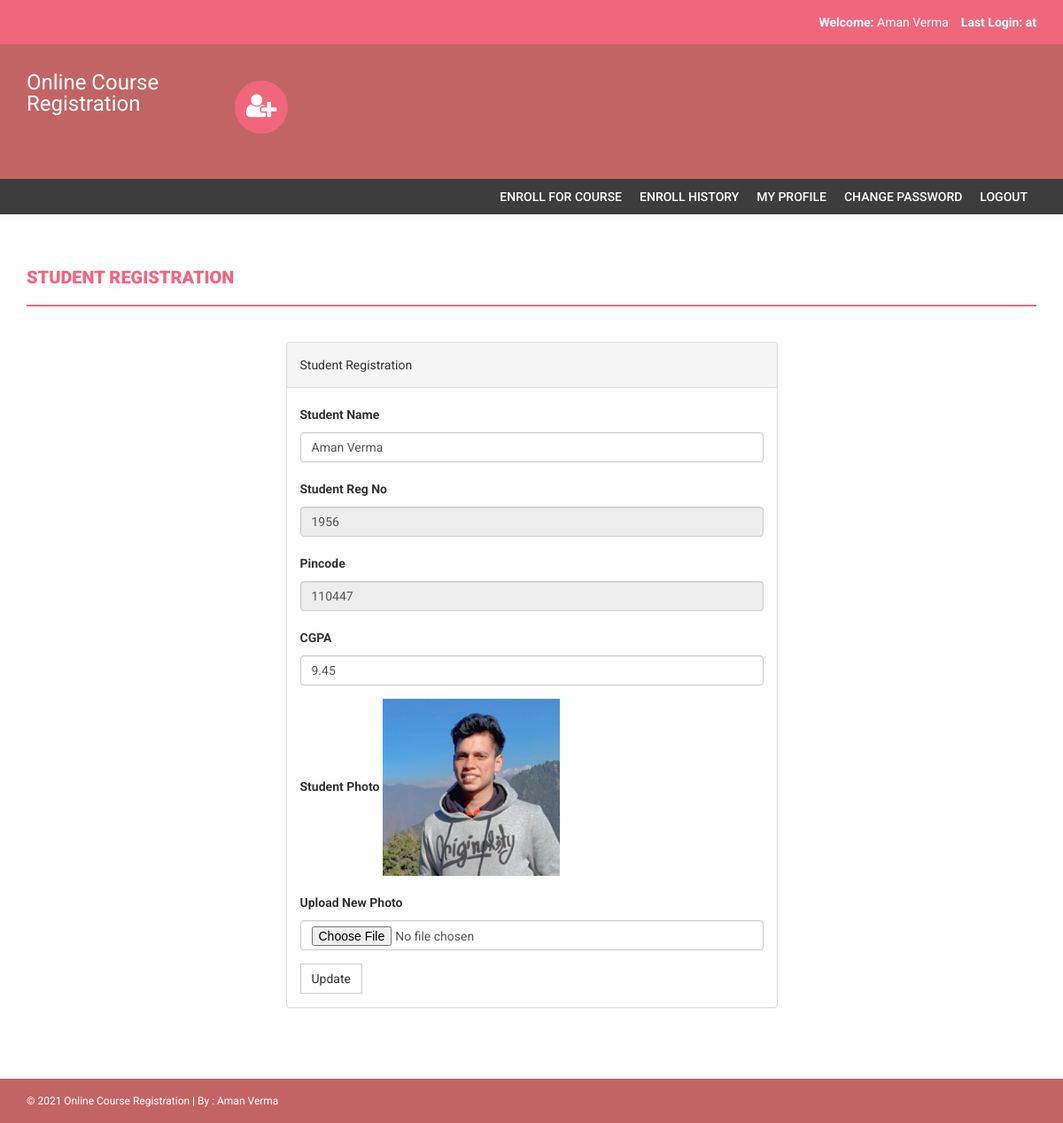
Screenshot of /my-profile.php (signed in) with the database file from the repository.
### tables this page shows
CREATE TABLE `students` (
  `StudentRegno` varchar(255) NOT NULL,
  `studentPhoto` varchar(255) DEFAULT NULL,
  `password` varchar(255) DEFAULT NULL,
  `studentName` varchar(255) DEFAULT NULL,
  `pincode` varchar(255) DEFAULT NULL,
  `session` varchar(255) DEFAULT NULL,
  `department` varchar(255) DEFAULT NULL,
  `semester` varchar(255) DEFAULT NULL,
  `cgpa` decimal(10,2) DEFAULT NULL,
  `creationdate` timestamp NULL DEFAULT current_timestamp(),
  `updationDate` varchar(255) DEFAULT NULL
);

### my-profile.php (the view, shortened to what this page needs)
<?php
if(strlen($_SESSION['login'])==0)
    {
header('location:index.php');
}
else{
?>
<!DOCTYPE html>
<html xmlns="http://www.w3.org/1999/xhtml">
<head>
    <link href="assets/css/bootstrap.css" rel="stylesheet" />
    <link href="assets/css/font-awesome.css" rel="stylesheet" />
    <link href="assets/css/style.css" rel="stylesheet" />
</head>
<body>
<?php include('includes/header.php');?>
<?php if($_SESSION['login']!="")
{
 include('includes/menubar.php');
}
 ?>
    <div class="content-wrapper">
        <div class="container">
              <div class="row">
                    <div class="col-md-12">
                        <h1 class="page-head-line">Student Registration  </h1>
                    </div>
                </div>
                <div class="row" >
                  <div class="col-md-3"></div>
                    <div class="col-md-6">
                        <div class="panel panel-default">
                        <div class="panel-heading">
                          Student Registration
                        </div>
<?php $sql=mysqli_query($con,"select * from students where StudentRegno='".$_SESSION['login']."'");
while($row=mysqli_fetch_array($sql))
{ ?>
                        <div class="panel-body">
                       <form name="dept" method="post" enctype="multipart/form-data">
   <div class="form-group">
    <label for="studentname">Student Name  </label>
    <input type="text" class="form-control" id="studentname" name="studentname" value="<?php echo htmlentities($row['studentName']);?>"  />
  </div>
 <div class="form-group">
    <label for="studentregno">Student Reg No   </label>
    <input type="text" class="form-control" id="studentregno" name="studentregno" value="<?php echo htmlentities($row['StudentRegno']);?>"  placeholder="Student Reg no" readonly />
  </div>
<div class="form-group">
    <label for="Pincode">Pincode  </label>
    <input type="text" class="form-control" id="Pincode" name="Pincode" readonly value="<?php echo htmlentities($row['pincode']);?>" required />
  </div>
<div class="form-group">
    <label for="CGPA">CGPA  </label>
    <input type="text" class="form-control" id="cgpa" name="cgpa"  value="<?php echo htmlentities($row['cgpa']);?>" required />
  </div>
<div class="form-group">
    <label for="Pincode">Student Photo  </label>
   <?php if($row['studentPhoto']==""){ ?>
   <img src="studentphoto/noimage.png" width="200" height="200"><?php } else {?>
   <img src="studentphoto/<?php echo htmlentities($row['studentPhoto']);?>" width="200" height="200">
   <?php } ?>
  </div>
<div class="form-group">
    <label for="Pincode">Upload New Photo  </label>
    <input type="file" class="form-control" id="photo" name="photo"  value="<?php echo htmlentities($row['studentPhoto']);?>" />
  </div>
  <?php } ?>
 <button type="submit" name="submit" id="submit" class="btn btn-default">Update</button>
</form>
                            </div>
                            </div>
                    </div>
                </div>
            </div>
        </div>
  <?php include('includes/footer.php');?>
</body>
</html>
<?php } ?>

### assets/css/style.css (style rules this page uses)
body { font-family: 'Roboto', sans-serif; line-height: 30px; }
.content-wrapper { margin-top: 40px; min-height: 600px; padding-bottom: 60px; }
.page-head-line { font-weight: 900; padding-bottom: 20px; border-bottom: 2px solid #F0677C; text-transform: uppercase; color: #F0677C; font-size: 20px; margin-bottom: 40px; }
.btn { border-radius: 0px; -webkit-border-radius: 0px; -moz-border-radius: 0px; }

### rows the page displays
students: studentname "Aman Verma", studentregno "1956", Pincode "110447", cgpa "9.45", studentPhoto (picture)

### other values shown
$_SESSION['sname'] "Aman Verma"
